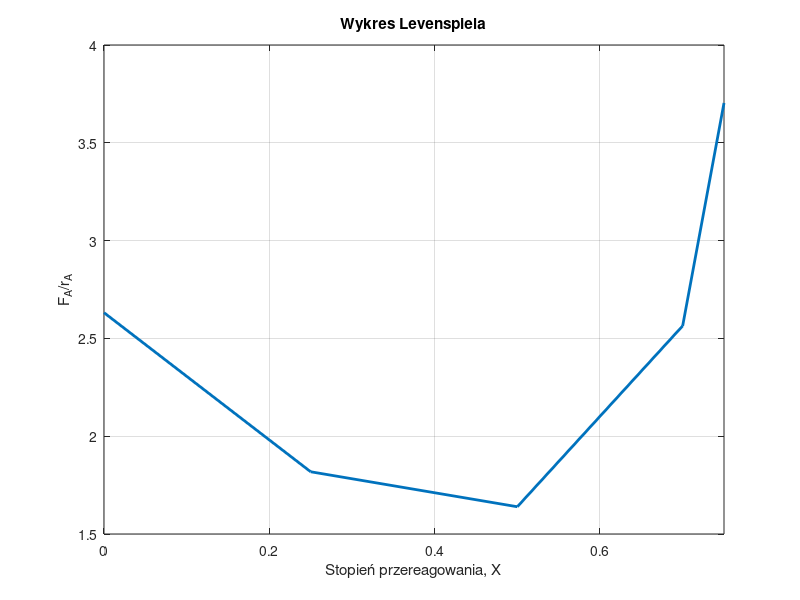
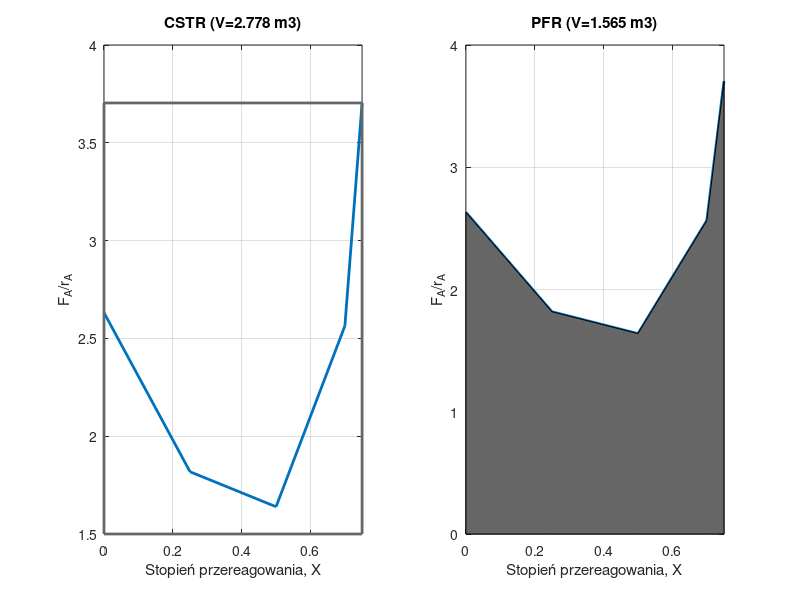
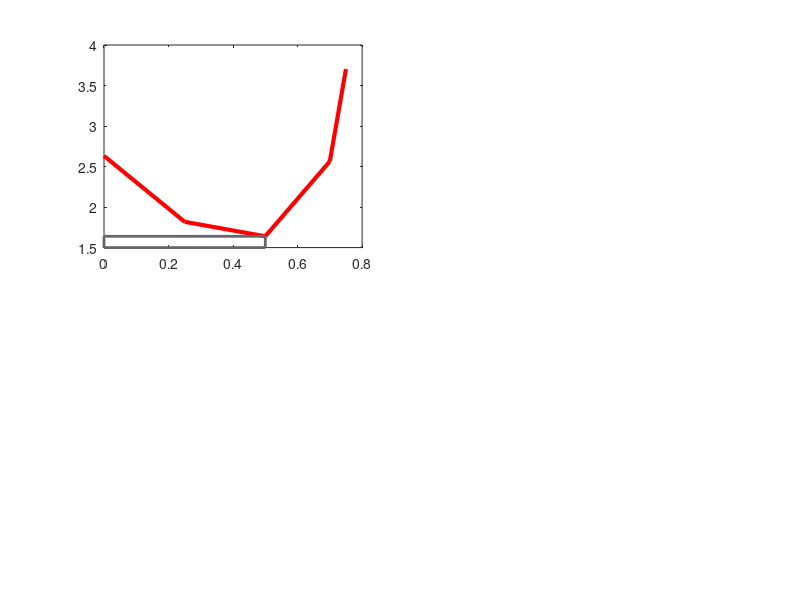

These figures' MATLAB source, in order: (Note: this script raises an error after producing the figures.)
%Zależność szybkości ubywania substratu A od stopnia przereagowania w
%reakcji typu A-> P zachodzącej w warunkach adiabatycznych
clear; clc; close;

%a)
%narysować wykres Levenspiela
X = [ 0, 0.25, 0.50, 0.70, 0.75];
ra = [ 38, 55, 61, 39, 27];
Fa = 100;
Fa_ra = Fa./ra;
figure(1)
plot(X, Fa_ra,'LineWidth',2);
xlabel("Stopień przereagowania, X");
ylabel("F_A/r_A");
title("Wykres Levenspiela")
grid on
xlim([0,0.75])

%b)
%wyznaczyć objętość reaktora CSTR oraz FPR dla stopnia przereagowania
%wynoszącego 0,75
%CSTR
alfa = 0.75;
ra_75 = ra(5);
%V/F_A0 = X_A/r_A
V_cstr = X(5) * Fa_ra(5);
fprintf("b)\nObjętość reaktora CSTR dla X=%0.2f wynosi %1.3f m3.\n",alfa,V_cstr);
%PFR
%V/F_A0 = całka(0-X_A) dX_A/r_A
V_pfr = trapz(X,Fa_ra);
fprintf("Objętość reaktora PFR dla X=%0.2f wynosi %1.3f m3.\n",alfa,V_pfr);
figure(2)
subplot(1,2,1)
plot(X, Fa_ra,'LineWidth',2);
hold on
xlabel("Stopień przereagowania, X");
ylabel("F_A/r_A");
title("CSTR (V=2.778 m3)")
grid on
xlim([0,0.75])
rectangle('Position',[0,1.5,X(5),Fa_ra(5)-1.5],'LineWidth',2,'EdgeColor',[0.4 0.4 0.4]);
hold off

subplot(1,2,2)
plot(X, Fa_ra,'LineWidth',2);
hold on
xlabel("Stopień przereagowania, X");
ylabel("F_A/r_A");
title("PFR (V=1.565 m3)")
grid on
xlim([0,0.75])
area(X,Fa_ra,'FaceColor',[0.4 0.4 0.4])
hold off
%c)
%zaproponować i zoptymalizać układ maksymalnie trzech reaktorów połączonych
%szeregowo, na końcu którego stopień przereagowania będzie wynosił 0,75.
%Wybór uzasadnić. 
fprintf("\n\nc)\n");


%przypadek 1
%CSTR do 0.5 PFR do 0.7 i PFR do 0.75
p1 = X(3)*Fa_ra(3);
p2 = trapz(X(3:4),Fa_ra(3:4));
p3 = trapz(X(4:5),Fa_ra(4:5));
V1 = p1+p2+p3;
fprintf("Dla przypadku 1 objętość wynosi %1.3f m3.\n",V1)
figure(3)
subplot(2,2,1)
plot(X,Fa_ra,'r','LineWidth',3)
hold on
rectangle('Position',[0,1.5,X(3),Fa_ra(3)-1.5],'LineWidth',2,'EdgeColor',[0.4 0.4 0.4]);
xline([0.7,0.75],LineWidth=2)
xlabel("Stopień przereagowania, X");
ylabel("F_A/r_A");
title("Przypadek 1 (V=1.397 m3)")
grid on
xlim([0,0.75])
hold off

%przypadek 2
%PFR do 0.25 CSTR do 0.5 PFR do 0.75
p4 = trapz(X(1:2),Fa_ra(1:2));
p5 = X(2)*Fa_ra(2);
p6 = trapz(X(3:5),Fa_ra(3:5));
V2 = p4+p5+p6;
fprintf("Dla przypadku 2 objętość wynosi %1.3f m3.\n",V2)
subplot(2,2,2)
plot(X,Fa_ra,'r','LineWidth',3)
hold on
rectangle('Position',[0.25,1.5,X(3)-0.25,Fa_ra(2)-1.5],'LineWidth',2,'EdgeColor',[0.4 0.4 0.4]);
xline([0.25,0.5],LineWidth=2)
xlabel("Stopień przereagowania, X");
ylabel("F_A/r_A");
title("Przypadek 2 (V=1.588 m3)")
grid on
xlim([0,0.75])
hold off

%przypadek 3
%CSTR do 0.25 PFR do 0.5 i PFR do 0.75
p7 = X(2)*Fa_ra(2);
p8 = trapz(X(2:3),Fa_ra(2:3));
p9 = trapz(X(3:5),Fa_ra(3:5));
V3 = p7+p8+p9;
fprintf("Dla przypadku 3 objętość wynosi %1.3f m3.\n",V3)
subplot(2,2,3)
plot(X,Fa_ra,'r','LineWidth',3)
hold on
rectangle('Position',[0,1.5,X(3)-0.25,Fa_ra(2)-1.5],'LineWidth',2,'EdgeColor',[0.4 0.4 0.4]);
xline([0.25,0.5],LineWidth=2)
xlabel("Stopień przereagowania, X");
ylabel("F_A/r_A");
title("Przypadek 3 (V=1.464 m3)")
grid on
xlim([0,0.75])
hold off

%przypadek 4
%PFR do 0.2 PFR do 0.7 i CSTR do 0.75
p10 = trapz(X(1:2),Fa_ra(1:2));
p11 = trapz(X(2:4),Fa_ra(2:4));
p12 = (X(5)-X(4))*Fa_ra(5);
V4 = p10+p11+p12;
fprintf("Dla przypadku 4 objętość wynosi %1.3f m3.\n",V4)
subplot(2,2,4)  
plot(X,Fa_ra,'r','LineWidth',3)
hold on
rectangle('Position',[0.7,1.5,X(5)-0.7,Fa_ra(5)-1.5],'LineWidth',2,'EdgeColor',[0.4 0.4 0.4]);
xline([0.2,0.7],LineWidth=2)
xlabel("Stopień przereagowania, X");
ylabel("F_A/r_A");
title("Przypadek 4 (V=1.594 m3)")
grid on
xlim([0,0.75])
hold off

%d)
%zaproponować optymalny układ reaktorów połączonych szeregowo, jeżeli
%objętość pojedynczego reaktora wynosi 0.5 m3
fprintf('\n\nd)\n')
% pfr -> pfr -> cstr
linia1 = polyfit(X(1:2),Fa_ra(1:2),1);

a1 = -3.2536 ;
b1 = 2*linia1(2) ;
c1 = -1 ;
inc1 = b1^2 - 4*a1*c1 ;
if inc1>0
   x_r1 = (-b1 - sqrt(inc1)) ./ (2.*a1) ;
   x_r2 = (-b1 + sqrt(inc1)) ./ (2.*a1) ;
elseif inc1==0
    x_r1 = -(b1)./(2.*a1) ;
else 
    disp("nie ma rozwiązania") 
end

y1 = x_r2*linia1(1)+linia1(2);
fprintf('Dla pierwszego reaktora PFR 0,5 m3 wychodzi w punkcie (%1.3f,%1.3f).\n',x_r2,y1);
trapez1 = trapz([x_r2, X(2)],[y1,Fa_ra(2)]);
trapez2 = trapz(X(2:3),Fa_ra(2:3));
pole1 = 0.5 - (trapez1+trapez2);

linia2 = polyfit(X(3:4),Fa_ra(3:4),1);
x_r3 = 0.506992;
y2 = x_r3*linia2(1)+linia2(2);
fprintf('Dla drugiego reaktora PFR 0,5 m3 wychodzi w punkcie (%1.3f,%1.3f).\n',x_r3,y2);

pole_CSTR = (X(5)-x_r3)*(Fa_ra(5));
fprintf('Dla reaktora trzeciego, końcowego CSTR objętość wychodzi %1.3f m3.\n',pole_CSTR);
x_r4 = 0.701478;
y3 = x_r4*linia2(1)+linia2(2);
fprintf('0,5 m3 CSTR wychodziłoby w punkcie (%1.3f,%1.3f).\n',x_r4,y3)

figure(4)
plot(X, Fa_ra,'g','LineWidth',2);
hold on
xlabel("Stopień przereagowania, X");
ylabel("F_A/r_A");
title("CSTR (V=2.778 m3)")
grid on
xlim([0,0.75])
hold off


